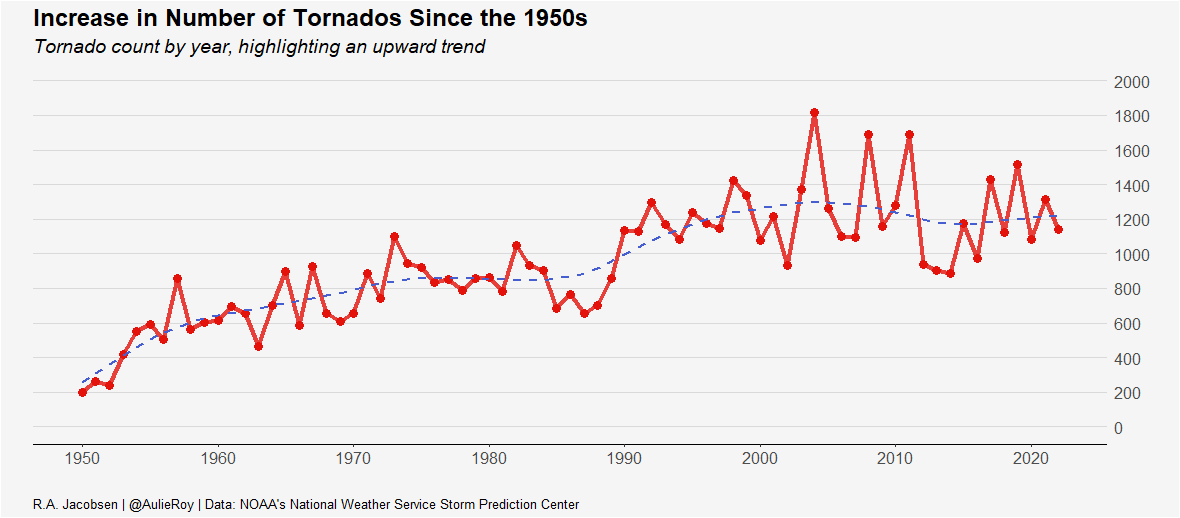

This chart was generated by the following R code:
# TidyTuesday Challenge 
# The data this week comes from NOAA's National Weather Service Storm Prediction Center Severe Weather Maps, Graphics, and Data Page

# Load libraries 
library(tidyverse)

# Read data 
tornados <- readr::read_csv('https://raw.githubusercontent.com/rfordatascience/tidytuesday/master/data/2023/2023-05-16/tornados.csv')

# Set a custom color palette
custom_palette <- c("#E3120B", "#475ED1")

# Define plot text 
title <- "Increase in Number of Tornados Since the 1950s"
subtitle <- "Tornado count by year, highlighting an upward trend"
caption <- "R.A. Jacobsen | @AulieRoy | Data: NOAA's National Weather Service Storm Prediction Center"

# Create a smoother line by interpolating data
smoothed_data <- tornados %>%
  group_by(year = year(date)) %>%
  summarise(count = n()) %>%
  tidyr::complete(year = full_seq(year, 1)) %>%
  na.omit() %>%
  mutate(count_smoothed = smooth.spline(count)$y)

# Plot 
ggplot(smoothed_data, aes(x = year, y = count)) +
  geom_line(color = custom_palette[1], size = 1.5, alpha = 0.8) +
  geom_point(color = custom_palette[1], size = 3) +
  geom_line(aes(y = count_smoothed), color = custom_palette[2], size = 1, linetype = "dashed") +
  scale_y_continuous(sec.axis = dup_axis(), breaks = seq(0, 2000, by = 200), limits = c(0, 2000)) +
  scale_x_continuous(breaks = seq(min(smoothed_data$year), max(smoothed_data$year), by = 10)) +
  labs(
    x = "", 
    y = "", 
    title = title, 
    subtitle = subtitle, 
    caption = caption
  ) + 
  theme(
    plot.title = element_text(size = 18, face = "bold"),
    plot.subtitle = element_text(size = 14, face = "italic"),
    axis.title = element_text(size = 14, face = "bold"),
    axis.text = element_text(size = 12),
    axis.line.y.left = element_blank(),
    axis.text.y.left = element_blank(),
    axis.ticks.y = element_blank(), 
    axis.line.x = element_line(), 
    axis.ticks.x = element_line(), 
    panel.grid = element_blank(),
    panel.grid.major.y = element_line(color = "#D9D9D9"), 
    panel.grid.minor.y = element_blank(), 
    panel.grid.minor.x = element_blank(), 
    panel.grid.major.x = element_blank(),
    panel.background = element_rect(fill = "#F5F5F5"),
    plot.background = element_rect(fill = "#F5F5F5"), 
    plot.caption = element_text(size = 10, hjust = 0)
  ) +
  scale_color_manual(values = custom_palette[1]) +
  scale_fill_manual(values = custom_palette[1]) +
  guides(color = FALSE, fill = FALSE)
